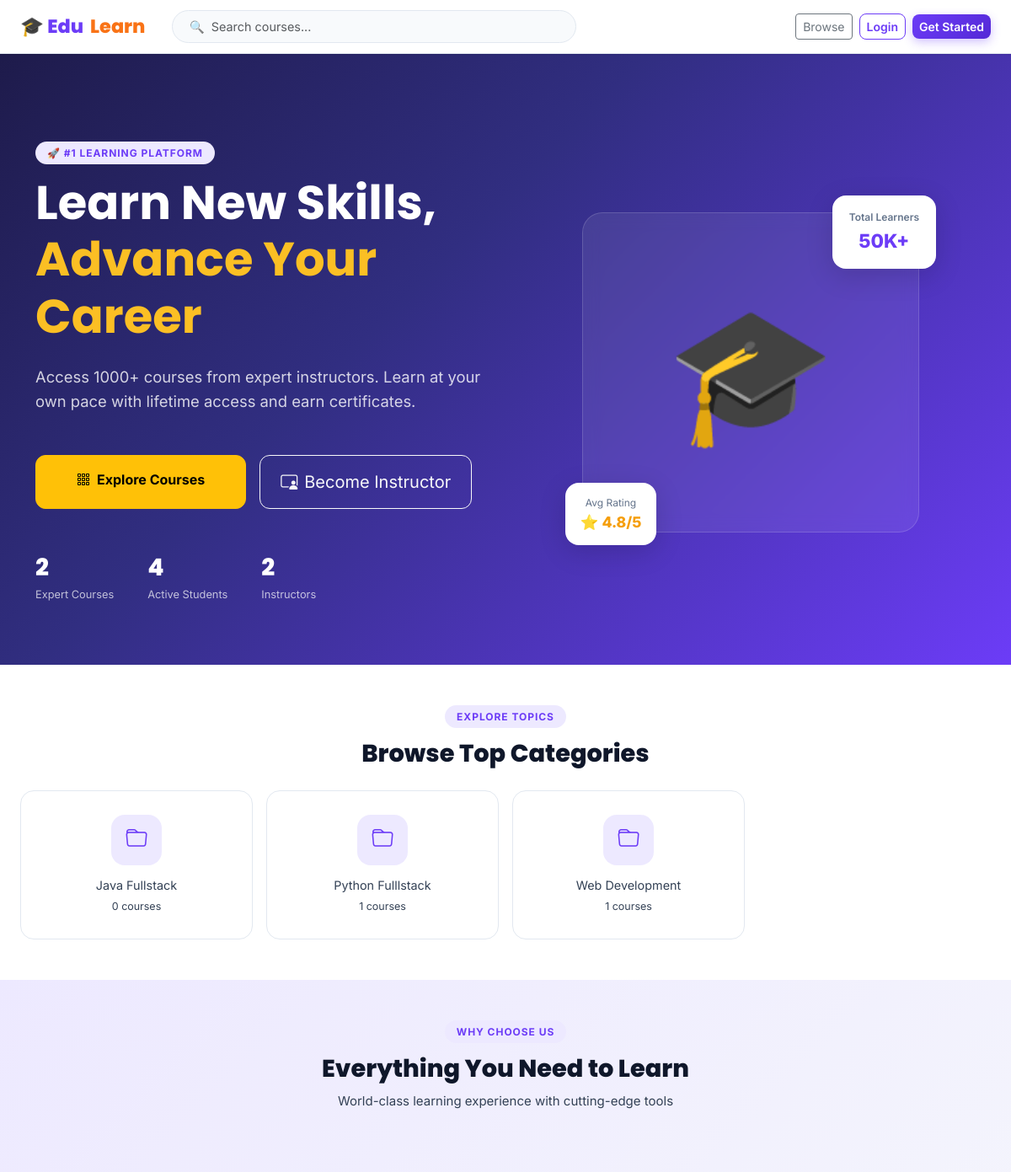
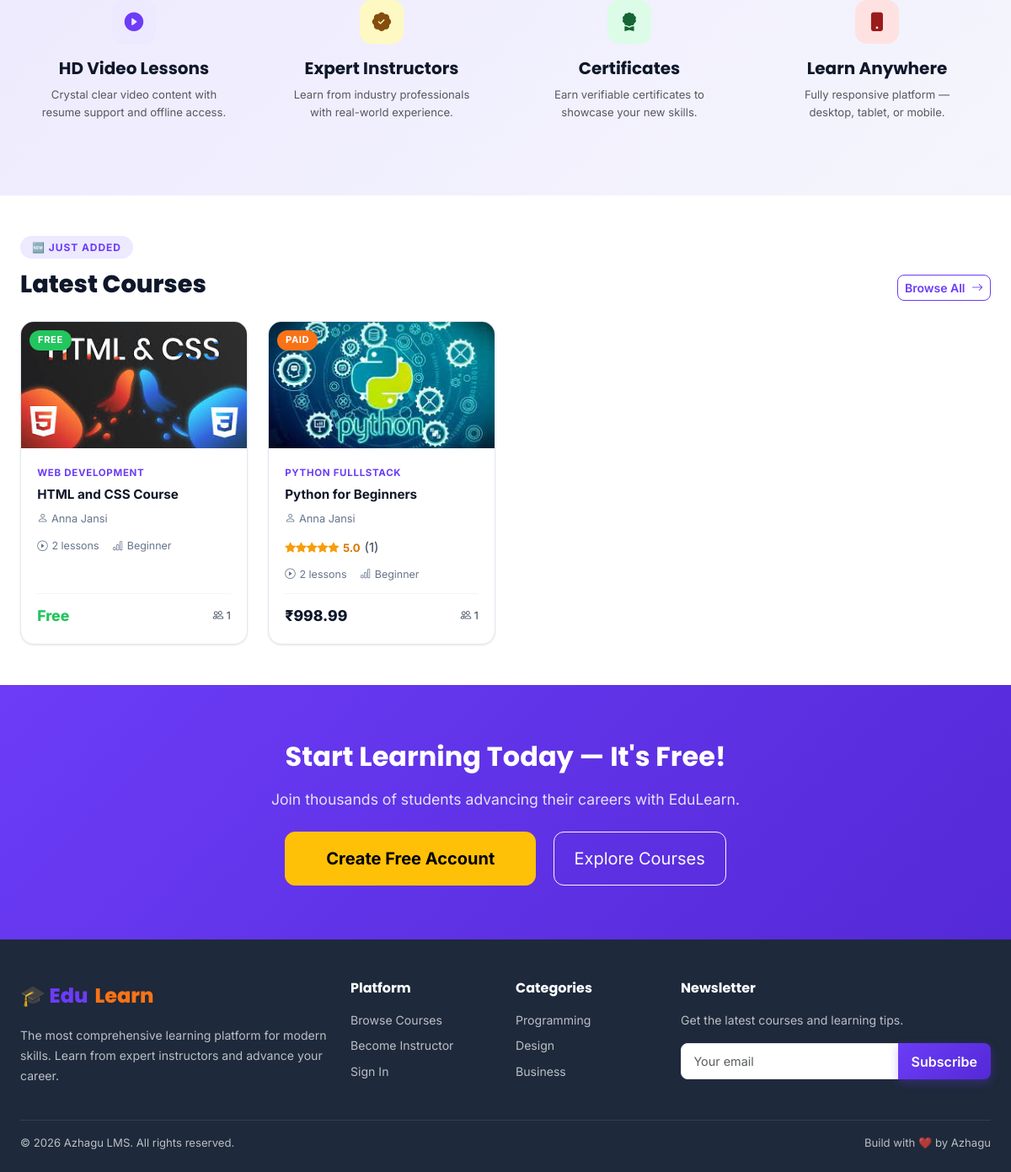
The page / on the database its author committed (2 pictures, top to bottom).
### courses/models.py (models this page shows, shortened)
class Category(models.Model):
    name = models.CharField(max_length=100)
    slug = models.SlugField(unique=True)
    icon = models.CharField(max_length=50, default='bi-folder')
    description = models.TextField(blank=True)
    created_at = models.DateTimeField(auto_now_add=True)
    class Meta:
        verbose_name_plural = 'Categories'
        ordering = ['name']

class Course(models.Model):
    LEVEL_CHOICES = [('beginner','Beginner'),('intermediate','Intermediate'),('advanced','Advanced'),('all','All Levels')]
    STATUS_CHOICES = [('draft','Draft'),('pending','Pending Review'),('published','Published'),('rejected','Rejected')]
    PRICE_TYPE = [('free','Free'),('paid','Paid')]
    title = models.CharField(max_length=200)
    slug = models.SlugField(unique=True, blank=True)
    instructor = models.ForeignKey(settings.AUTH_USER_MODEL, on_delete=models.CASCADE, related_name='courses_taught')
    category = models.ForeignKey(Category, on_delete=models.SET_NULL, null=True, related_name='courses')
    description = models.TextField()
    short_description = models.CharField(max_length=300, blank=True)
    thumbnail = models.ImageField(upload_to='course_thumbnails/', blank=True, null=True)
    preview_video = models.FileField(upload_to='course_previews/', blank=True, null=True)
    level = models.CharField(max_length=20, choices=LEVEL_CHOICES, default='all')
    language = models.CharField(max_length=50, default='English')
    price_type = models.CharField(max_length=10, choices=PRICE_TYPE, default='free')
    price = models.DecimalField(max_digits=10, decimal_places=2, default=0.00)
    discount_price = models.DecimalField(max_digits=10, decimal_places=2, null=True, blank=True)
    status = models.CharField(max_length=20, choices=STATUS_CHOICES, default='draft')
    requirements = models.TextField(blank=True)
    what_you_learn = models.TextField(blank=True)
    tags = models.CharField(max_length=300, blank=True)
    total_duration = models.PositiveIntegerField(default=0, help_text='In minutes')
    total_lessons = models.PositiveIntegerField(default=0)
    total_enrolled = models.PositiveIntegerField(default=0)
    avg_rating = models.FloatField(default=0.0)
    total_ratings = models.PositiveIntegerField(default=0)
    is_featured = models.BooleanField(default=False)
    certificate_available = models.BooleanField(default=True)
    created_at = models.DateTimeField(auto_now_add=True)
    updated_at = models.DateTimeField(auto_now=True)
    published_at = models.DateTimeField(null=True, blank=True)
    class Meta:
        ordering = ['-created_at']

### accounts/models.py (models this page shows, shortened)
class CustomUser(AbstractUser):
    ROLE_CHOICES = [('student','Student'),('instructor','Instructor'),('admin','Admin')]
    role = models.CharField(max_length=20, choices=ROLE_CHOICES, default='student')
    bio = models.TextField(blank=True)
    avatar = models.ImageField(upload_to='avatars/', blank=True, null=True)
    phone = models.CharField(max_length=20, blank=True)
    website = models.URLField(blank=True)
    linkedin = models.URLField(blank=True)
    is_email_verified = models.BooleanField(default=False)
    created_at = models.DateTimeField(auto_now_add=True)
    updated_at = models.DateTimeField(auto_now=True)

### courses/views.py (the view)
# urls.py: path('',              course_views.home,       name='home'),
def home(request):
    featured = Course.objects.filter(status='published', is_featured=True)[:6]
    latest = Course.objects.filter(status='published').order_by('-published_at')[:8]
    categories = Category.objects.all()[:8]
    popular = Course.objects.filter(status='published').order_by('-total_enrolled')[:6]
    stats = {
        'courses': Course.objects.filter(status='published').count(),
        'students': __import__('accounts').models.CustomUser.objects.filter(role='student').count(),
        'instructors': __import__('accounts').models.CustomUser.objects.filter(role='instructor').count(),
    }
    return render(request, 'home.html', {
        'featured_courses': featured, 'latest_courses': latest,
        'categories': categories, 'popular_courses': popular, 'stats': stats
    })

### templates/home.html (shortened to what this page needs)
{% extends 'base.html' %}
{% block show_footer %}{{ block.super }}{% endblock %}
{% block content %}
<section class="hero-section">
  <div class="container py-2">
    <div class="row align-items-center g-5">
      <div class="col-lg-6">
        <div class="section-tag">🚀 #1 Learning Platform</div>
        <h1 class="hero-title mb-4">Learn New Skills,<br><span>Advance Your Career</span></h1>
        <p class="hero-subtitle mb-5">Access 1000+ courses from expert instructors. Learn at your own pace with lifetime access and earn certificates.</p>
        <div class="d-flex flex-wrap gap-3 mb-5">
          <a href="/courses/" class="btn btn-warning btn-lg fw-bold px-5 py-3" style="border-radius:12px;font-size:1rem;">
            <i class="bi bi-grid-3x3-gap me-2"></i>Explore Courses
          </a>
          {% if not user.is_authenticated %}
          <a href="/accounts/register/?role=instructor" class="btn btn-outline-light btn-lg px-4 py-3" style="border-radius:12px;">
            <i class="bi bi-person-video3 me-2"></i>Become Instructor
          </a>
          {% endif %}
        </div>
        <div class="hero-stats">
          <div>
            <div class="hero-stat-val" data-count="{{ stats.courses }}">{{ stats.courses }}</div>
            <div class="hero-stat-label">Expert Courses</div>
          </div>
          <div>
            <div class="hero-stat-val" data-count="{{ stats.students }}">{{ stats.students }}</div>
            <div class="hero-stat-label">Active Students</div>
          </div>
          <div>
            <div class="hero-stat-val" data-count="{{ stats.instructors }}">{{ stats.instructors }}</div>
            <div class="hero-stat-label">Instructors</div>
          </div>
        </div>
      </div>
      <div class="col-lg-6 d-none d-lg-block text-center">
        <div style="position:relative;display:inline-block;">
          <div style="width:400px;height:380px;background:rgba(255,255,255,.08);border-radius:24px;display:flex;align-items:center;justify-content:center;font-size:10rem;border:1px solid rgba(255,255,255,.15);backdrop-filter:blur(10px);">🎓</div>
          <div style="position:absolute;top:-20px;right:-20px;background:#fff;border-radius:16px;padding:1rem 1.25rem;box-shadow:0 8px 32px rgba(0,0,0,.15);">
            <div style="font-size:.75rem;color:var(--gray-600);font-weight:600;">Total Learners</div>
            <div style="font-size:1.4rem;font-weight:800;color:var(--primary);">50K+</div>
          </div>
          <div style="position:absolute;bottom:-15px;left:-20px;background:#fff;border-radius:16px;padding:.85rem 1.1rem;box-shadow:0 8px 32px rgba(0,0,0,.15);">
            <div style="font-size:.75rem;color:var(--gray-600);">Avg Rating</div>
            <div style="font-size:1.1rem;font-weight:800;color:#f59e0b;">⭐ 4.8/5</div>
          </div>
        </div>
      </div>
    </div>
  </div>
</section>
{% if categories %}
<section class="py-5" style="background:white;">
  <div class="container-fluid px-4">
    <div class="text-center mb-4">
      <div class="section-tag">Explore Topics</div>
      <h2 class="section-title">Browse Top Categories</h2>
    </div>
    <div class="row g-3">
      {% for cat in categories %}
      <div class="col-6 col-md-4 col-lg-3 animate-on-scroll">
        <a href="/courses/?category={{ cat.slug }}" class="category-card">
          <div class="category-icon"><i class="bi {{ cat.icon }}"></i></div>
          <div class="fw-700 mb-1" style="font-size:.9rem;">{{ cat.name }}</div>
          <div style="font-size:.78rem;color:var(--gray-500);">{{ cat.courses.count }} courses</div>
        </a>
      </div>
      {% endfor %}
    </div>
  </div>
</section>
{% endif %}
<section class="py-5" style="background:linear-gradient(135deg,var(--primary-light),#ddd6fe20);">
  <div class="container-fluid px-4">
    <div class="text-center mb-5">
      <div class="section-tag">Why Choose Us</div>
      <h2 class="section-title">Everything You Need to Learn</h2>
      <p class="section-subtitle">World-class learning experience with cutting-edge tools</p>
    </div>
    <div class="row g-4">
      {% for feat in "1234"|make_list %}
      {% if feat == "1" %}
      <div class="col-md-6 col-lg-3"><div class="text-center p-4 animate-on-scroll">
        <div class="stat-icon mx-auto mb-3" style="background:var(--primary-light);color:var(--primary);"><i class="bi bi-play-circle-fill"></i></div>
        <h5 class="fw-bold">HD Video Lessons</h5><p class="text-muted small">Crystal clear video content with resume support and offline access.</p>
      </div></div>
      {% elif feat == "2" %}
      <div class="col-md-6 col-lg-3"><div class="text-center p-4 animate-on-scroll">
        <div class="stat-icon mx-auto mb-3" style="background:#fef9c3;color:#854d0e;"><i class="bi bi-patch-check-fill"></i></div>
        <h5 class="fw-bold">Expert Instructors</h5><p class="text-muted small">Learn from industry professionals with real-world experience.</p>
      </div></div>
      {% elif feat == "3" %}
      <div class="col-md-6 col-lg-3"><div class="text-center p-4 animate-on-scroll">
        <div class="stat-icon mx-auto mb-3" style="background:#dcfce7;color:#166534;"><i class="bi bi-award-fill"></i></div>
        <h5 class="fw-bold">Certificates</h5><p class="text-muted small">Earn verifiable certificates to showcase your new skills.</p>
      </div></div>
      {% elif feat == "4" %}
      <div class="col-md-6 col-lg-3"><div class="text-center p-4 animate-on-scroll">
        <div class="stat-icon mx-auto mb-3" style="background:#fee2e2;color:#991b1b;"><i class="bi bi-phone-fill"></i></div>
        <h5 class="fw-bold">Learn Anywhere</h5><p class="text-muted small">Fully responsive platform — desktop, tablet, or mobile.</p>
      </div></div>
      {% endif %}
      {% endfor %}
    </div>
  </div>
</section>
{% if latest_courses %}
<section class="py-5" style="background:white;">
  <div class="container-fluid px-4">
    <div class="d-flex align-items-end justify-content-between mb-4">
      <div>
        <div class="section-tag">🆕 Just Added</div>
        <h2 class="section-title mb-0">Latest Courses</h2>
      </div>
      <a href="/courses/?sort=newest" class="btn btn-outline-primary btn-sm">Browse All <i class="bi bi-arrow-right ms-1"></i></a>
    </div>
    <div class="row g-4">
      {% for course in latest_courses %}
      <div class="col-sm-6 col-lg-4 col-xl-3 animate-on-scroll">
        {% include 'partials/course_card.html' %}
      </div>
      {% endfor %}
    </div>
  </div>
</section>
{% endif %}
{% if not user.is_authenticated %}
<section class="py-5" style="background:linear-gradient(135deg,var(--primary),var(--primary-dark));">
  <div class="container text-center py-3">
    <h2 style="color:white;font-size:2rem;" class="mb-3">Start Learning Today — It's Free!</h2>
    <p style="color:rgba(255,255,255,.85);font-size:1.1rem;" class="mb-4">Join thousands of students advancing their careers with EduLearn.</p>
    <a href="/accounts/register/" class="btn btn-warning btn-lg px-5 py-3 fw-bold me-3" style="border-radius:12px;">Create Free Account</a>
    <a href="/courses/" class="btn btn-outline-light btn-lg px-4 py-3" style="border-radius:12px;">Explore Courses</a>
  </div>
</section>
{% endif %}
{% endblock %}

### templates/partials/course_card.html (shortened to what this page needs)
<div class="course-card">
  <div class="course-thumb">
    {% if course.thumbnail %}
    <img src="{{ course.thumbnail.url }}" alt="{{ course.title }}" loading="lazy">
    {% else %}
    <div class="course-thumb-placeholder">📚</div>
    {% endif %}
    <span class="course-badge {{ course.price_type }}">{{ course.price_type|capfirst }}</span>
  </div>
  <div class="course-body">
    {% if course.category %}<div class="course-category">{{ course.category.name }}</div>{% endif %}
    <div class="course-title">
      <a href="/courses/{{ course.slug }}/" class="text-decoration-none" style="color:inherit;">{{ course.title }}</a>
    </div>
    <div class="course-instructor">
      <i class="bi bi-person me-1"></i>{{ course.instructor.get_full_name|default:course.instructor.username }}
    </div>
    {% if course.avg_rating > 0 %}
    <div class="course-rating">
      <span class="rating-stars">{% for i in "12345"|make_list %}{% if forloop.counter <= course.avg_rating %}<i class="bi bi-star-fill"></i>{% else %}<i class="bi bi-star text-muted"></i>{% endif %}{% endfor %}</span>
      <span style="font-size:.82rem;font-weight:700;color:#d97706;">{{ course.avg_rating }}</span>
      <span class="rating-count">({{ course.total_ratings }})</span>
    </div>
    {% endif %}
    <div class="course-meta">
      <span><i class="bi bi-play-circle"></i> {{ course.total_lessons }} lessons</span>
      <span><i class="bi bi-bar-chart"></i> {{ course.level|capfirst }}</span>
    </div>
    <div class="course-footer">
      <div class="course-price {% if course.price_type == 'free' %}free-price{% endif %}">
        {% if course.price_type == 'free' %}Free
        {% elif course.discount_price %}₹{{ course.discount_price }} <span class="original">₹{{ course.price }}</span>
        {% else %}₹{{ course.price }}{% endif %}
      </div>
      <span style="font-size:.78rem;color:var(--gray-500);"><i class="bi bi-people"></i> {{ course.total_enrolled }}</span>
    </div>
  </div>
</div>

### rows shown on the page
Category: name "Java Fullstack", courses.count "0"
Category: name "Python Fulllstack", courses.count "1"
Category: name "Web Development", courses.count "1"
Course: thumbnail (picture), price_type "FREE", category.name "WEB DEVELOPMENT", title "HTML and CSS Course", instructor.get_full_name "Anna Jansi", total_lessons "2", level "Beginner", shows "Free", total_enrolled "1"
Course: thumbnail (picture), price_type "PAID", category.name "PYTHON FULLLSTACK", title "Python for Beginners", instructor.get_full_name "Anna Jansi", avg_rating "5.0", total_ratings "1", total_lessons "2", level "Beginner", price "998.99", total_enrolled "1"

### other values the page prints
{{ stats.courses }} "2"
{{ stats.students }} "4"
{{ stats.instructors }} "2"
